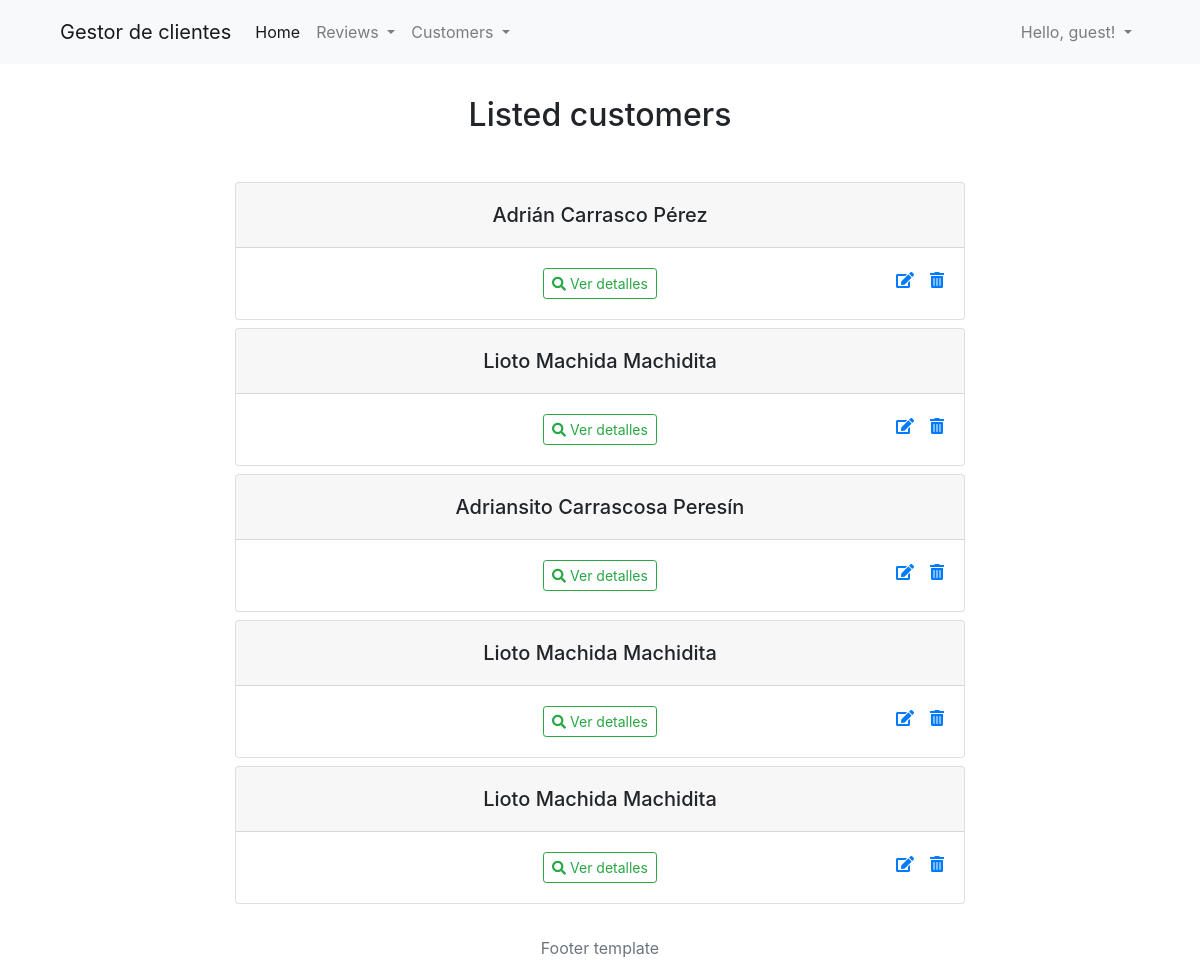
Before: /cliente/clientes/ with the older database file.
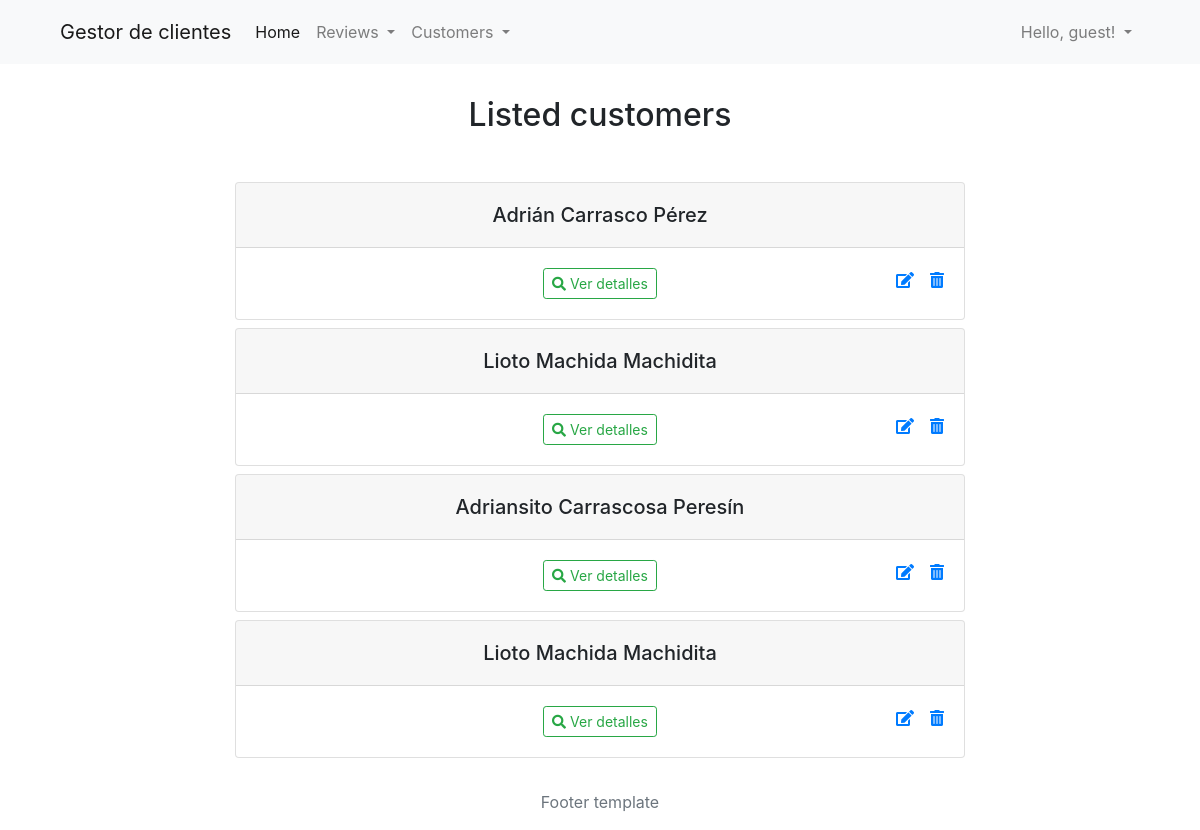
After: the same page with the newer database file.
### gestion_clientes/models.py (models this page shows, shortened)
class Customer(models.Model):
    user = models.OneToOneField(User, verbose_name = "Usuario", on_delete = models.CASCADE)
    MALE = "M"
    FEMALE = "F"
    GENDER_OPTS = (
        (MALE, 'Male'),
        (FEMALE, 'Female'),
    )
    name = models.CharField(max_length = 30, verbose_name = "Nombre")
    middlename = models.CharField(max_length = 40, verbose_name = "Primer apellido")
    lastname = models.CharField(max_length = 40, verbose_name = "Segundo apellido")
    gender = models.CharField(max_length = 1, choices = GENDER_OPTS, default = MALE, verbose_name = "Género", help_text = "Seleccione su sexo")
    birthday = models.DateField(verbose_name = "Fecha de nacimiento", null = True, blank = True)
    address = models.CharField(max_length = 80, verbose_name = "Dirección")
    image = models.ImageField(null = True, blank = True, verbose_name= "Foto", upload_to = "images/")
    registered = models.DateTimeField(auto_now_add = True, verbose_name= "Fecha de registro")
    updated = models.DateTimeField(auto_now= True, verbose_name = "Fecha de edición")
    slug = models.SlugField()
    @property
    def fullname(self):
        return "{} {} {}".format(self.name, self.middlename, self.lastname)
    class Meta:
        verbose_name = "Cliente"
        verbose_name_plural = "Clientes"
        ordering = ("name", "birthday", "registered", "updated", 'gender')

### gestion_clientes/views.py (the view)
# urls.py: path('clientes/', CustomerListPage.as_view(), name = "customersIndex"),
class CustomerListPage(ListView):
    model  = Customer
    template_name = "clientes/index.html"
    queryset = Customer.objects.order_by("id")

### gestion_clientes/templates/clientes/index.html (shortened to what this page needs)
{% extends 'base/base.html' %}
{% load static %}
{% block css %}
<link rel="stylesheet" type="text/css" href="{% static 'clientes/css/index.css' %}">
{% endblock css %}
{% block content %}
<div class="container flex-container mt-3">
    <div class="row">
        <div class="col-md-8 offset-md-2">
            <div class="text-center">
                <h2 class="mt-3 mb-5">Listed customers</h2>
                {% if object_list %}
                    {% for c in object_list %}
                    <div class="card mb-2 ">
                        <div class="card-header">
                            <h5 class="mt-2">{{ c.fullname }}</h5>
                        </div>
                            <div class="card-body">
                                <a href="{% url 'customerDetails' c.id c.slug %}" class="btn btn-outline-success btn-sm ml-5"><i class="fas fa-search"></i> Ver detalles</a>
                                    <a onclick="return confirm('¿Eliminar usuario?')" href="{% url 'customersDelete' c.user.id %}" class="float-right"><i class="fas fa-trash-alt"></i> </a>
                                    <a href="{% url 'customersUpdate' c.user.id %}" class="float-right mr-3"><i class="fas fa-edit "></i> </a>
                            </div>
                    </div>
                    {% endfor %}
                {% endif %}
            </div>
        </div>
    </div>
</div>
{% endblock content %}

Changed rows visible on the page:
removed Customer: fullname "Lioto Machida Machidita"
